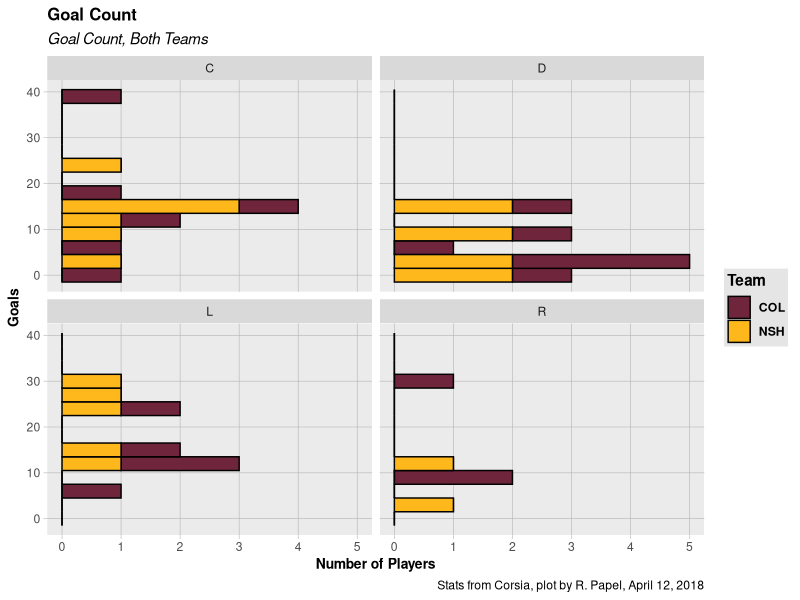

Write the R code that produced this figure. (Note: this script raises an error after producing the figure.)
#' ------------------------
#' Title: **NSH vs COL**
#' Subtitle: Pre-First Round Matchup
#' Date: April 9, 2018
#' By: Robert Papel
#' ------------------------

#' **Libraries** 

library(tidyverse)
library(rmarkdown)

firstRound <- read.csv("preds_avs.csv", header = TRUE, sep = ",", stringsAsFactors = FALSE)


#' **Visualizations**
 
teamColor <- c("#6F263D", # Colorado
               "#FFB81C") # Nashville



ggplot(firstRound) +
  geom_histogram(aes(x = G, fill = Team), 
                 bins = 10,
                 binwidth = 3,
                 show.legend = T,
                 color = "black") +
  scale_fill_manual(values = teamColor) +
  coord_flip() +
  labs(
    title = "Goal Count",
       subtitle = "Goal Count, Both Teams",
       x = "Goals", 
       y = "Number of Players",
       caption = "Stats from Corsia, plot by R. Papel, April 12, 2018"
       ) +
  theme(
    plot.title = element_text(face = "bold", size = 12),
    plot.subtitle = element_text(face = "italic"),
    axis.ticks = element_line(colour = "grey70", size = 0.2),
    panel.grid.major = element_line(colour = "grey70", size = 0.2),
    panel.grid.minor = element_blank(),
    legend.background = element_rect(fill = "grey90", 
                                     size = 3, colour = "white"),
    legend.text = element_text(face = "bold"),
    legend.title = element_text(face = "bold"),
    axis.title.y = element_text(size = 10, face = "bold", color = "black"),
    axis.title.x = element_text(size = 10, face = "bold", color = "black")
    ) +
  facet_wrap(~Position, nrow = 2)
    

  



scale_y_continuous(limits = c(0,24), 
                     breaks = c(1:24)) +
  coord_cartesian(ylim = c(0, 24)) +
  geom_text(nudge_y = 0.73, size = 2.80,
            aes(label = paste0(iSF, " Shots"))) +
  coord_flip() +
  theme(
    plot.title = element_text(face = "bold", size = 12),
    legend.background = element_rect(fill = "white", size = 4, colour = "white"),
    axis.ticks = element_line(colour = "grey70", size = 0.2),
    panel.grid.major = element_line(colour = "grey70", size = 0.2),
    panel.grid.minor = element_blank()
  )
